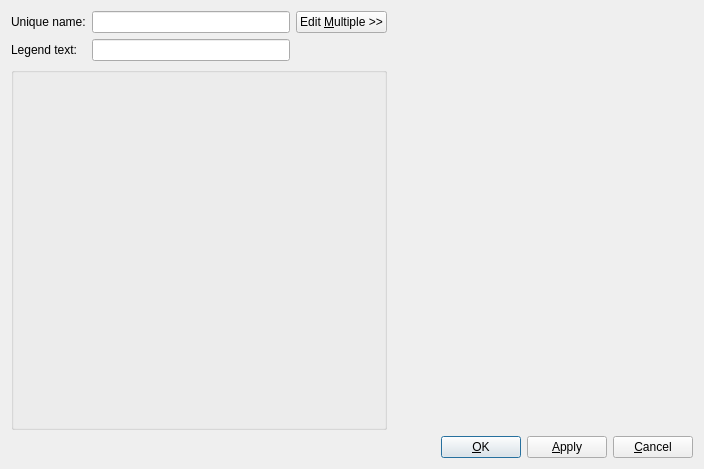
<?xml version="1.0" encoding="UTF-8"?>
<ui version="4.0">
 <class>KstDataDialog</class>
 <widget class="QDialog" name="KstDataDialog">
  <property name="geometry">
   <rect>
    <x>0</x>
    <y>0</y>
    <width>704</width>
    <height>469</height>
   </rect>
  </property>
  <layout class="QGridLayout">
   <item row="2" column="0" colspan="2">
    <layout class="QHBoxLayout">
     <property name="spacing">
      <number>6</number>
     </property>
     <property name="margin">
      <number>0</number>
     </property>
     <item>
      <spacer name="Horizontal Spacing2">
       <property name="orientation">
        <enum>Qt::Horizontal</enum>
       </property>
       <property name="sizeType">
        <enum>QSizePolicy::Expanding</enum>
       </property>
       <property name="sizeHint" stdset="0">
        <size>
         <width>20</width>
         <height>20</height>
        </size>
       </property>
      </spacer>
     </item>
     <item>
      <widget class="QPushButton" name="_ok">
       <property name="text">
        <string>&amp;OK</string>
       </property>
       <property name="shortcut">
        <string/>
       </property>
       <property name="autoDefault">
        <bool>true</bool>
       </property>
       <property name="default">
        <bool>true</bool>
       </property>
      </widget>
     </item>
     <item>
      <widget class="QPushButton" name="_apply">
       <property name="text">
        <string>&amp;Apply</string>
       </property>
       <property name="shortcut">
        <string/>
       </property>
       <property name="autoDefault">
        <bool>true</bool>
       </property>
      </widget>
     </item>
     <item>
      <widget class="QPushButton" name="_cancel">
       <property name="text">
        <string>&amp;Cancel</string>
       </property>
       <property name="shortcut">
        <string/>
       </property>
       <property name="autoDefault">
        <bool>true</bool>
       </property>
      </widget>
     </item>
    </layout>
   </item>
   <item row="1" column="0">
    <widget class="QGroupBox" name="_contents">
    </widget>
   </item>
   <item row="0" column="1" rowspan="2">
    <widget class="EditMultipleWidget" name="_editMultipleWidget" native="true">
     <property name="sizePolicy">
      <sizepolicy hsizetype="Minimum" vsizetype="Preferred">
       <horstretch>0</horstretch>
       <verstretch>0</verstretch>
      </sizepolicy>
     </property>
     <property name="minimumSize">
      <size>
       <width>300</width>
       <height>0</height>
      </size>
     </property>
    </widget>
   </item>
   <item row="0" column="0">
    <layout class="QGridLayout">
     <item row="0" column="1">
      <widget class="QLineEdit" name="_tagName"/>
     </item>
     <item row="0" column="0">
      <widget class="QLabel" name="_selectLabel">
       <property name="sizePolicy">
        <sizepolicy hsizetype="Fixed" vsizetype="Fixed">
         <horstretch>0</horstretch>
         <verstretch>0</verstretch>
        </sizepolicy>
       </property>
       <property name="text">
        <string>Unique name:</string>
       </property>
       <property name="wordWrap">
        <bool>false</bool>
       </property>
      </widget>
     </item>
     <item row="1" column="1">
      <widget class="QLineEdit" name="_legendText"/>
     </item>
     <item row="1" column="0">
      <widget class="QLabel" name="_legendLabel">
       <property name="sizePolicy">
        <sizepolicy hsizetype="Fixed" vsizetype="Fixed">
         <horstretch>0</horstretch>
         <verstretch>0</verstretch>
        </sizepolicy>
       </property>
       <property name="text">
        <string>Legend text:</string>
       </property>
       <property name="wordWrap">
        <bool>false</bool>
       </property>
      </widget>
     </item>
     <item row="0" column="2">
      <widget class="QPushButton" name="_editMultiple">
       <property name="text">
        <string>Edit &amp;Multiple &gt;&gt;</string>
       </property>
      </widget>
     </item>
    </layout>
   </item>
  </layout>
 </widget>
 <layoutdefault spacing="6" margin="11"/>
 <pixmapfunction>qPixmapFromMimeSource</pixmapfunction>
 <customwidgets>
  <customwidget>
   <class>EditMultipleWidget</class>
   <extends>QWidget</extends>
   <header>editmultiplewidget.h</header>
  </customwidget>
 </customwidgets>
 <includes>
  <include location="local">kstdataobject.h</include>
 </includes>
 <resources/>
 <connections>
  <connection>
   <sender>_ok</sender>
   <signal>clicked()</signal>
   <receiver>KstDataDialog</receiver>
   <slot>ok()</slot>
   <hints>
    <hint type="sourcelabel">
     <x>20</x>
     <y>20</y>
    </hint>
    <hint type="destinationlabel">
     <x>20</x>
     <y>20</y>
    </hint>
   </hints>
  </connection>
  <connection>
   <sender>_apply</sender>
   <signal>clicked()</signal>
   <receiver>KstDataDialog</receiver>
   <slot>apply()</slot>
   <hints>
    <hint type="sourcelabel">
     <x>20</x>
     <y>20</y>
    </hint>
    <hint type="destinationlabel">
     <x>20</x>
     <y>20</y>
    </hint>
   </hints>
  </connection>
  <connection>
   <sender>_cancel</sender>
   <signal>clicked()</signal>
   <receiver>KstDataDialog</receiver>
   <slot>close()</slot>
   <hints>
    <hint type="sourcelabel">
     <x>20</x>
     <y>20</y>
    </hint>
    <hint type="destinationlabel">
     <x>20</x>
     <y>20</y>
    </hint>
   </hints>
  </connection>
 </connections>
</ui>
